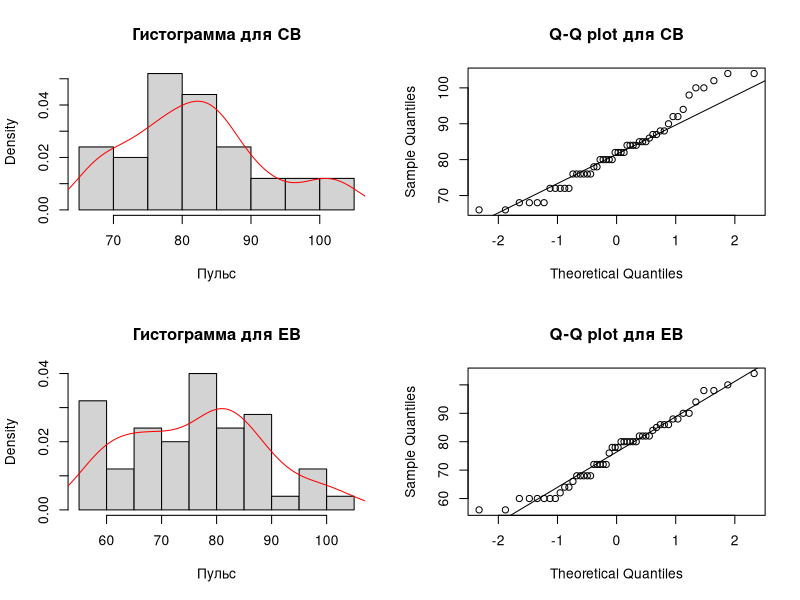
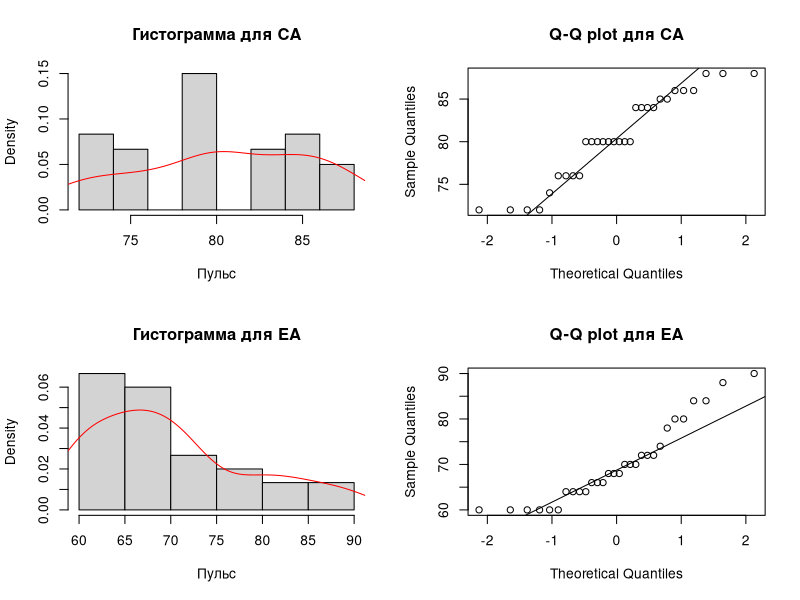
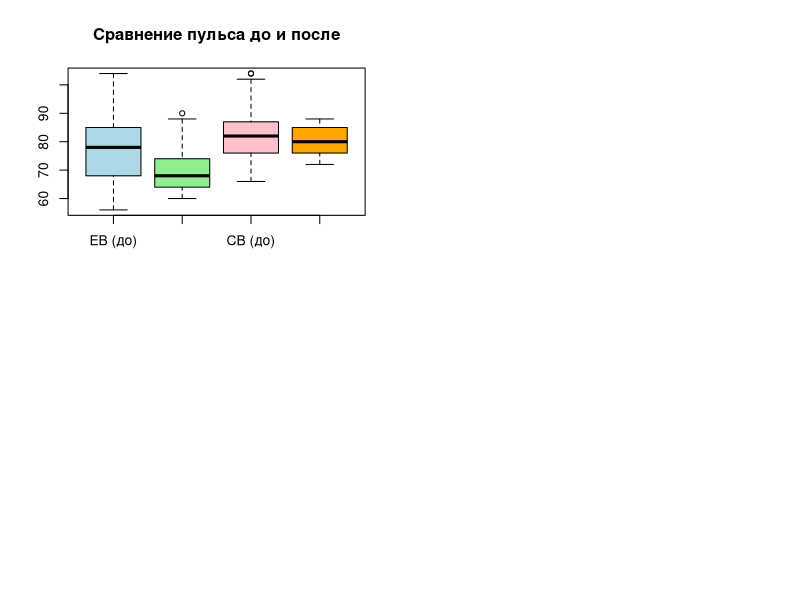

Generate these figures, in order, with R: (Note: this script raises an error after producing the figures.)
# Загрузка данных
pulse_data <- read.table("pulse.txt", header = TRUE, fill = TRUE)

# Проверка на нормальность (графически и критерий Шапиро-Уилка)
par(mfrow = c(2, 2))
for (col in names(pulse_data)) {
  hist(pulse_data[[col]], main = paste("Гистограмма для", col), xlab = "Пульс", probability = TRUE)
  lines(density(pulse_data[[col]], na.rm = TRUE), col = "red")
  qqnorm(pulse_data[[col]], main = paste("Q-Q plot для", col))
  qqline(pulse_data[[col]])
  shapiro_p <- shapiro.test(pulse_data[[col]])$p.value
  cat("Группа", col, ": p-value =", shapiro_p, "\n")
}

# Сравнение групп «до» и «после»
# Для здоровых (EB vs EA)
t_test_healthy <- t.test(pulse_data$EB, pulse_data$EA, paired = FALSE)
cat("p-value для здоровых (до vs после):", t_test_healthy$p.value, "\n")

# Для пациентов (CB vs CA)
t_test_patient <- t.test(pulse_data$CB, pulse_data$CA, paired = FALSE)
cat("p-value для пациентов (до vs после):", t_test_patient$p.value, "\n")

# Boxplot для сравнения
boxplot(pulse_data$EB, pulse_data$EA, pulse_data$CB, pulse_data$CA,
        names = c("EB (до)", "EA (после)", "CB (до)", "CA (после)"),
        col = c("lightblue", "lightgreen", "pink", "orange"),
        main = "Сравнение пульса до и после")

# Сравнение здоровых и пациентов внутри временных точек
# До (EB vs CB)
t_test_before <- wilcox.test(pulse_data$EB, pulse_data$CB, var.equal = TRUE)
cat("p-value (до: здоровые vs пациенты):", t_test_before$p.value, "\n")

# После (EA vs CA)
t_test_after <- wilcox.test(pulse_data$EA, pulse_data$CA, var.equal = TRUE)
cat("p-value (после: здоровые vs пациенты):", t_test_after$p.value, "\n")

# Загрузка данных (пример данных)
grades <- data.frame(
  Группа = rep(c("Группа1", "Группа2", "Группа3", "Группа4"), each = 10),
  Оценка = c(3,4,5,3,4,5,4,3,4,5,3,4,5,4,5,4,3,4,5,4,3, 5,4,3,4,5,4,3,4,5,4, 3,4,5,3,4,5,4,3,4,5)
)

# Создание таблицы сопряженности
contingency_table <- table(grades$Группа, grades$Оценка)
print("Таблица сопряженности:")
print(contingency_table)

# Критерий Хи-квадрат
chi_test <- chisq.test(contingency_table)
cat("p-value критерия Хи-квадрат:", chi_test$p.value, "\n")

# Если ожидаемые частоты <5, используем критерий Фишера
if (any(chi_test$expected < 5)) {
  fisher_test <- fisher.test(contingency_table)
  cat("p-value критерия Фишера:", fisher_test$p.value, "\n")
}